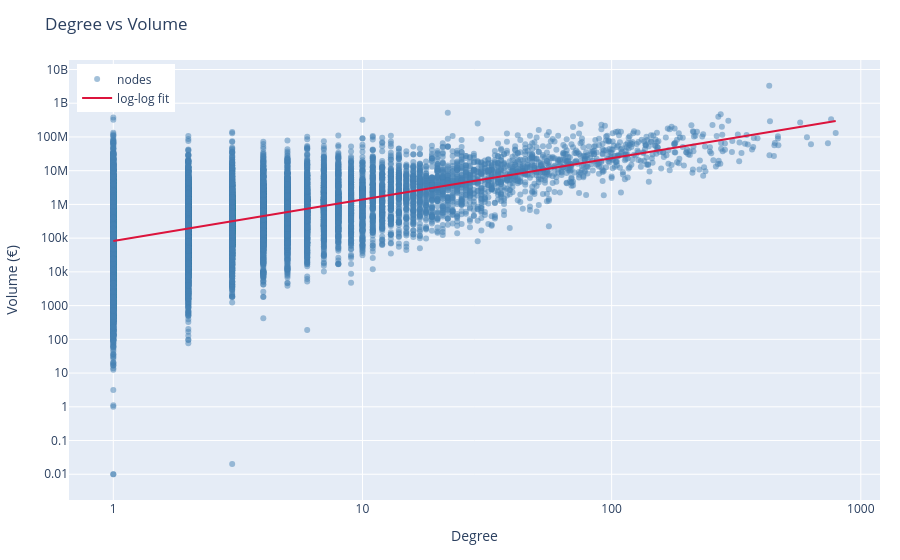

Notebook code for this chart:
### Code cell
# Plotting

# prepare fit line
x_line = np.logspace(np.log10(pos["degree"].min()), np.log10(pos["degree"].max()), 200)
y_line = 10 ** (intercept + slope * np.log10(x_line))

# main traces
scatter = go.Scatter(
    x=pos["degree"],
    y=pos["volume"],
    mode="markers",
    marker=dict(size=6, color="steelblue", opacity=0.5),
    name="nodes",
    hovertemplate="%{text}<br>Degree: %{x}<br>Volume: €%{y:,.0f}",
    text=pos.index
)

fit_line = go.Scatter(
    x=x_line,
    y=y_line,
    mode="lines",
    line=dict(color="crimson", width=2),
    name="log-log fit"
)

# annotations for top entities
annotations = []
top_entities = [entity for entity, _ in top5]

for node in top_entities:
    x = metrics.loc[node, "degree"]
    y = metrics.loc[node, "volume"]
    annotations.append(
        dict(
            x=x,
            y=y,
            text=node,
            showarrow=True,
            arrowhead=2,
            ax=10,
            ay=-10,
            font=dict(size=10),
        )
    )

fig = go.Figure(data=[scatter, fit_line])
fig.update_layout(
    title="Degree VS Volume",
    xaxis=dict(title="Degree", type="log"),
    yaxis=dict(title="Volume (€)", type="log"),
    annotations=annotations,
    legend=dict(yanchor="top", y=0.99, xanchor="left", x=0.01),
    margin=dict(l=60, r=20, t=60, b=60)
)

fig.update_layout(
    title="Degree vs Volume",
    
    xaxis=dict(
        title="Degree",
        type="log",
        dtick=1,              # only 10^n ticks → 1, 10, 100, 1000
        tickformat=".0f"      # show full numbers instead of scientific notation
    ),
    
    yaxis=dict(
        title="Volume (€)",
        type="log",
        dtick=1,
        # tickformat=".0f"
    ),

    annotations=annotations,
    legend=dict(yanchor="top", y=0.99, xanchor="left", x=0.01),
    margin=dict(l=60, r=20, t=60, b=60)
)

fig.update_xaxes(showgrid=True, gridwidth=1)
fig.update_yaxes(showgrid=True, gridwidth=1)

fig.show()

### Figure 1 — Plotly figure (JSON) as saved in the notebook; plotly's stock layout.template omitted (floating-point values rounded to 4 significant figures; data arrays with more than 128 entries replaced by an {"elided": "..."} marker saying what was removed)
{"data": [{"hovertemplate": "%{text}<br>Degree: %{x}<br>Volume: €%{y:,.0f}", "marker": {"color": "steelblue", "opacity": 0.5, "size": 6}, "mode": "markers", "name": "nodes", "text": {"elided": "29511 str values"}, "type": "scatter", "x": {"elided": "29511 int values"}, "y": {"elided": "29511 float values"}}, {"line": {"color": "crimson", "width": 2}, "mode": "lines", "name": "log-log fit", "type": "scatter", "x": {"elided": "200 float values"}, "y": {"elided": "200 float values"}}], "layout": {"annotations": [{"arrowhead": 2, "ax": 10, "ay": -10, "font": {"size": 10}, "showarrow": true, "text": "Unidade Local de Saúde de São José, E. P. E.", "x": 793, "y": 130900000.0}, {"arrowhead": 2, "ax": 10, "ay": -10, "font": {"size": 10}, "showarrow": true, "text": "Santa Casa da Misericórdia de Lisboa", "x": 760, "y": 334000000.0}, {"arrowhead": 2, "ax": 10, "ay": -10, "font": {"size": 10}, "showarrow": true, "text": "Instituto Português de Oncologia de Lisboa Francisco Gentil, E. P. E.", "x": 738, "y": 65310000.0}, {"arrowhead": 2, "ax": 10, "ay": -10, "font": {"size": 10}, "showarrow": true, "text": "Unidade Local de Saúde do Alto Minho, E. P. E.", "x": 631, "y": 60750000.0}, {"arrowhead": 2, "ax": 10, "ay": -10, "font": {"size": 10}, "showarrow": true, "text": "Unidade Local de Saúde de Santa Maria, E. P. E.", "x": 608, "y": 97800000.0}], "legend": {"x": 0.01, "xanchor": "left", "y": 0.99, "yanchor": "top"}, "margin": {"b": 60, "l": 60, "r": 20, "t": 60}, "title": {"text": "Degree vs Volume"}, "xaxis": {"dtick": 1, "gridwidth": 1, "showgrid": true, "tickformat": ".0f", "title": {"text": "Degree"}, "type": "log"}, "yaxis": {"dtick": 1, "gridwidth": 1, "showgrid": true, "title": {"text": "Volume (€)"}, "type": "log"}}}
